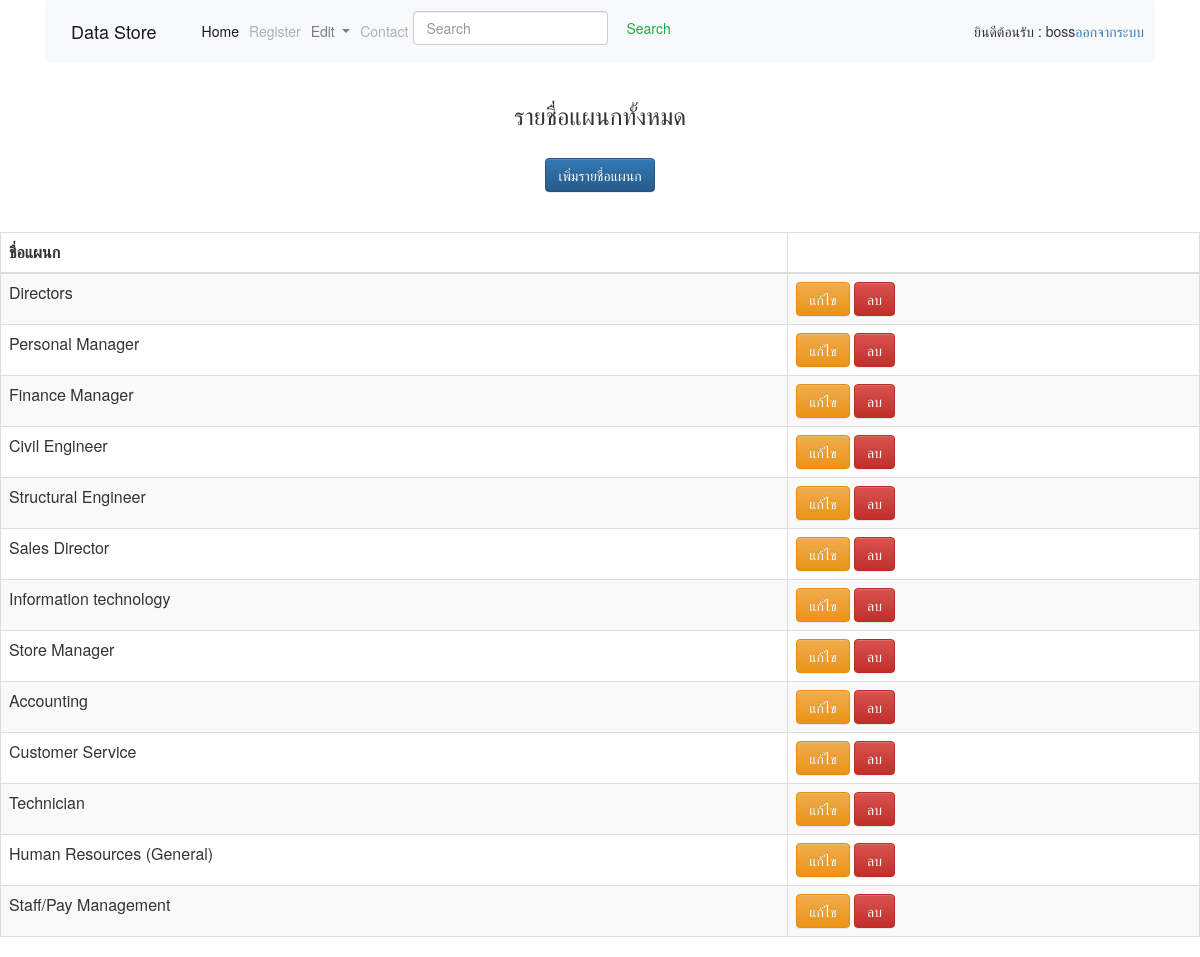
/5824631014-ProjectWeb/department_list.php (signed in), run on the app's committed database.
### tables this page shows
CREATE TABLE `department` (
  `dep_id` int(5) NOT NULL,
  `dep_name` varchar(25) NOT NULL
);

### 5824631014-ProjectWeb/department_list.php (the view, shortened to what this page needs)
<html>
    <head>
        <link rel="stylesheet" href="https://maxcdn.bootstrapcdn.com/bootstrap/4.0.0-beta.2/css/bootstrap.min.css">
        <link href="bootstrap/css/bootstrap.css" rel="stylesheet" type="text/css">
        <link href="bootstrap/css/bootstrap-theme.css" rel="stylesheet" type="text/css">
        <?php
            include 'menu.php';
        ?>
    </head>
    <body>
        <center><h3>รายชื่อแผนกทั้งหมด</h3></center>
        <br><table class=" table table-bordered table-striped">
            <thead>
                <tr>
                <tr>
                    <th>ชื่อแผนก</th>
                    <th></th>
                </tr>
            </thead>
    <?php
        if (empty($_SESSION)) {
            echo "กรุณาเข้าสู่ระบบ <a href='index.php'>กลับสู่หน้าหลัก ";
        } else   {
            ?>
            <center><a href="department_add.php" class="btn btn-primary">เพิ่มรายชื่อแผนก</a></center><br><br>
            <?php
            include './connection.php';
            $sql = 'select * from department order by dep_id';
            $result = mysqli_query($conn,$sql);
            while (($row = mysqli_fetch_array($result, MYSQLI_ASSOC)) != NULL) {
                echo '<tr>';
                echo '<td>' . $row['dep_name'] . '</td>';
                echo '<td>';
            ?>
            <a href="department_edit.php?dep_id=<?php echo $row['dep_id'];?>" class="btn btn-warning">แก้ไข</a>
            <a href="JavaScript:if(confirm('ยืนยันการลบ')==true){window.location='department_delete.php?dep_id=<?php echo $row["dep_id"];?>'}" class="btn btn-danger">ลบ</a>
        <?php
            echo '</td>';
            echo '</tr>';
            }
        }
           ?>
    </body>
</html>

### 5824631014-ProjectWeb/menu.php (shortened to what this page needs)
<body>
  <div class="container">
    <nav class="navbar navbar-expand-lg navbar-light bg-light">
      <a class="navbar-brand" href="#">Data Store</a>
      <div class="collapse navbar-collapse" id="navbarSupportedContent">
        <ul class="navbar-nav mr-auto">
          <li class="nav-item active">
              <a class="nav-link" href="index.php">Home <span class="sr-only">(current)</span></a>
          </li>
          <li class="nav-item">
              <a class="nav-link disabled" href="register.php">Register</a>
          </li>
          <li class="nav-item dropdown">
            <a class="nav-link dropdown-toggle" href="#" id="navbarDropdown" role="button" data-toggle="dropdown" aria-haspopup="true" aria-expanded="false">
              Edit
            </a>
          </li>
          <li class="nav-item">
            <a class="nav-link disabled" href="JavaScript:alert('ยังไม่เปิดใช้งาน')">Contact</a>
          </li>
        </ul>
        <form class="form-inline my-2 my-lg-8">
          <input class="form-control mr-sm-2" type="search" placeholder="Search" aria-label="Search">
          <button class="btn btn-outline-success my-2 my-sm-0" type="submit">Search</button>
        </form>
      </div>
      <?php
        if (empty($_SESSION)) {
            echo "\nยินดีต้อนรับ : บุลคลทั่วไป";
        } else {
            echo "\nยินดีต้อนรับ : ";
            echo $_SESSION['user']['username'];
            echo "\n<a href='logout.php'>ออกจากระบบ</a>";
        }
        ?>
    </nav>
  </div>
</body>

### data on the page
department: dep_name "Directors"
department: dep_name "Personal Manager"
department: dep_name "Finance Manager"
department: dep_name "Civil Engineer"
department: dep_name "Structural Engineer"
department: dep_name "Sales Director"
department: dep_name "Information technology"
department: dep_name "Store Manager"
department: dep_name "Accounting"
department: dep_name "Customer Service"
department: dep_name "Technician"
department: dep_name "Human Resources (General)"
department: dep_name "Staff/Pay Management"

### other printed values
$_SESSION['user']['username'] "boss"
